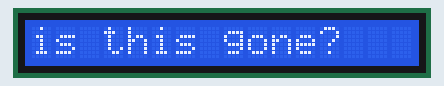
The sketch below on a simulated Arduino Uno, built with avr-gcc and run on an emulated ATmega328P. Parts: 16×1 character LCD.

Above: at 0.1 s.
At 1.2 s:
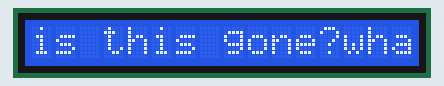
At 9.7 s:
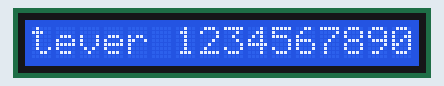
At 18.7 s:
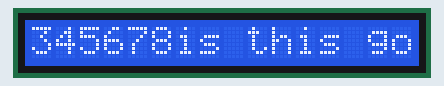
At 21.3 s:
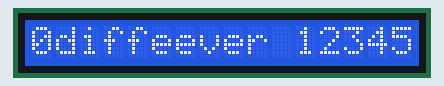
At 38.8 s:
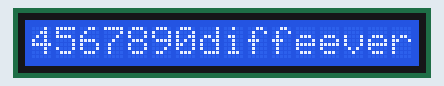

The sketch:

Perfect_lcd_autodisplay.ino
```cpp
#include <LiquidCrystal_I2C.h>
LiquidCrystal_I2C lcd (0x3F, 16, 1);

void setup() {


  lcd.backlight ();
  lcd.init ();
}

void loop() {
  lcd.print("is this gone?");
  delay(1000);
  lcdtoobig ("whatever 123456789012345678901234567890diffeliursg",16,1);

}
void
lcdtoobig (String s,int a,int b)
{


lcd.print (s);
delay(1000);

  int i = 0;
  int len = s.length ();
  len = len - 16;   //because the lcd doesnt have to be completely clear
  for (i = 0;     //do this once when run for the first time
       i < len;     // until this is false for loop continues
       i++      //  do this every time the for loop is run this is also known as the increment
             )
    {
      lcd.scrollDisplayLeft (); // Loop to do something len times
      delay (500);
    }
delay(1000);


}
```

Measured:
- what the display in image 1 shows lasts 1.0 s, from 1.1 s to 2.1 s
- what the display in image 2 shows lasts 0.5 s, from 9.6 s to 10.1 s
- what the display in image 3 shows lasts 2.5 s, from 18.7 s to 21.2 s
